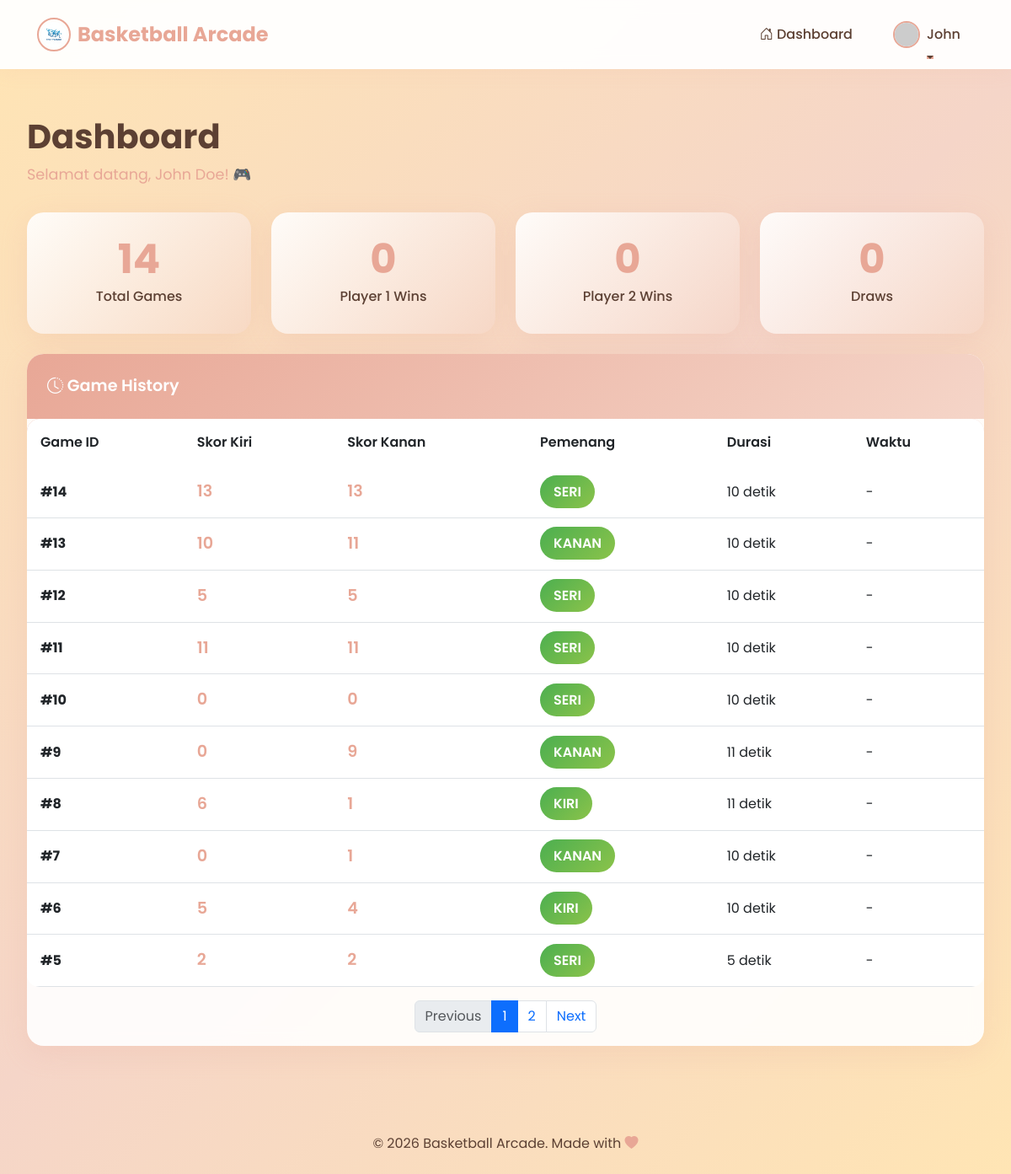
The page /user/dashboard.php (signed in) on the database its author committed.
### tables this page shows
CREATE TABLE `users` (
  `id` int NOT NULL,
  `username` varchar(50) NOT NULL,
  `password` varchar(255) NOT NULL,
  `full_name` varchar(100) NOT NULL,
  `role` enum('admin','user') DEFAULT 'user',
  `created_at` timestamp NOT NULL DEFAULT CURRENT_TIMESTAMP,
  `foto_profil` varchar(255) DEFAULT NULL
);

CREATE TABLE `match_data` (
  `id` int NOT NULL,
  `skor_kiri` int DEFAULT '0',
  `skor_kanan` int DEFAULT '0',
  `durasi` int DEFAULT '0',
  `pemenang` varchar(50) DEFAULT NULL,
  `created_at` timestamp NULL DEFAULT CURRENT_TIMESTAMP
);

### user/dashboard.php (the view, shortened to what this page needs)
<?php
require_once '../config/koneksi.php';
$query = "SELECT COUNT(*) as total FROM match_data";
$result = $conn->query($query);
$total_games = $result->fetch_assoc()['total'];
$query = "SELECT pemenang, COUNT(*) as total FROM match_data GROUP BY pemenang";
$result = $conn->query($query);
$wins = [];
while($row = $result->fetch_assoc()) {
    $wins[$row['pemenang']] = $row['total'];
}
$player1_wins = isset($wins['Player 1']) ? $wins['Player 1'] : (isset($wins['Kiri']) ? $wins['Kiri'] : 0);
$player2_wins = isset($wins['Player 2']) ? $wins['Player 2'] : (isset($wins['Kanan']) ? $wins['Kanan'] : 0);
$total_draws = isset($wins['Draw']) ? $wins['Draw'] : (isset($wins['Seri']) ? $wins['Seri'] : 0);
$page = isset($_GET['page']) ? (int)$_GET['page'] : 1;
$limit = 10;
$offset = ($page - 1) * $limit;
$query = "SELECT COUNT(*) as total FROM match_data";
$result = $conn->query($query);
$total_records = $result->fetch_assoc()['total'];
$total_pages = ceil($total_records / $limit);
$query = "SELECT * FROM match_data ORDER BY id DESC LIMIT ? OFFSET ?";
$stmt = $conn->prepare($query);
$stmt->bind_param("ii", $limit, $offset);
$stmt->execute();
$result = $stmt->get_result();
$games = $result->fetch_all(MYSQLI_ASSOC);
include '../includes/header.php';
include '../includes/navbar.php';
?>
<div class="container-custom mt-4">
    <div class="mb-4">
        <h1 class="page-title">Dashboard</h1>
        <p class="page-subtitle">Selamat datang, <?php echo $_SESSION['full_name']; ?>! 🎮</p>
    </div>
    <div class="row g-4 mb-4">
        <div class="col-lg-3 col-md-6">
            <div class="stats-card">
                <div class="stats-number"><?php echo $total_games; ?></div>
                <div class="stats-label">Total Games</div>
            </div>
        </div>
        <div class="col-lg-3 col-md-6">
            <div class="stats-card">
                <div class="stats-number"><?php echo $player1_wins; ?></div>
                <div class="stats-label">Player 1 Wins</div>
            </div>
        </div>
        <div class="col-lg-3 col-md-6">
            <div class="stats-card">
                <div class="stats-number"><?php echo $player2_wins; ?></div>
                <div class="stats-label">Player 2 Wins</div>
            </div>
        </div>
        <div class="col-lg-3 col-md-6">
            <div class="stats-card">
                <div class="stats-number"><?php echo $total_draws; ?></div>
                <div class="stats-label">Draws</div>
            </div>
        </div>
    </div>
    <div class="card card-custom">
        <div class="card-header-custom">
            <i class="bi bi-clock-history"></i> Game History
        </div>
        <div class="card-body p-0">
            <div class="table-responsive">
                <table class="table table-custom mb-0">
                    <thead>
                        <tr>
                            <th>Game ID</th>
                            <th>Skor Kiri</th>
                            <th>Skor Kanan</th>
                            <th>Pemenang</th>
                            <th>Durasi</th>
                            <th>Waktu</th>
                        </tr>
                    </thead>
                    <tbody>
                        <?php if(count($games) > 0): ?>
                            <?php foreach($games as $game): ?>
                            <tr>
                                <td><strong>#<?php echo $game['id']; ?></strong></td>
                                <td>
                                    <span style="font-size: 1.2rem; font-weight: 600; color: var(--primary-peach);">
                                        <?php echo $game['skor_kiri']; ?>
                                    </span>
                                </td>
                                <td>
                                    <span style="font-size: 1.2rem; font-weight: 600; color: var(--primary-peach);">
                                        <?php echo $game['skor_kanan']; ?>
                                    </span>
                                </td>
                                <td>
                                    <?php if($game['pemenang'] == 'Draw' || $game['pemenang'] == 'Seri'): ?>
                                        <span class="badge-draw">Seri</span>
                                    <?php else: ?>
                                        <span class="badge-winner"><?php echo $game['pemenang']; ?></span>
                                    <?php endif; ?>
                                </td>
                                <td><?php echo $game['durasi']; ?> detik</td>
                                <td>-</td>
                            </tr>
                            <?php endforeach; ?>
                        <?php endif; ?>
                    </tbody>
                </table>
            </div>
            <?php if($total_pages > 1): ?>
            <div class="p-3">
                <nav>
                    <ul class="pagination justify-content-center mb-0">
                        <li class="page-item <?php echo $page <= 1 ? 'disabled' : ''; ?>">
                            <a class="page-link" href="?page=<?php echo $page - 1; ?>">Previous</a>
                        </li>
                        <?php for($i = 1; $i <= $total_pages; $i++): ?>
                        <li class="page-item <?php echo $page == $i ? 'active' : ''; ?>">
                            <a class="page-link" href="?page=<?php echo $i; ?>"><?php echo $i; ?></a>
                        </li>
                        <?php endfor; ?>
                        <li class="page-item <?php echo $page >= $total_pages ? 'disabled' : ''; ?>">
                            <a class="page-link" href="?page=<?php echo $page + 1; ?>">Next</a>
                        </li>
                    </ul>
                </nav>
            </div>
            <?php endif; ?>
        </div>
    </div>
</div>
<?php include '../includes/footer.php'; ?>

### includes/navbar.php (shortened to what this page needs)
<?php
$current_page = basename($_SERVER['PHP_SELF']);
$current_dir = basename(dirname($_SERVER['PHP_SELF']));
$base_path = ($current_dir == 'admin' || $current_dir == 'user' || $current_dir == 'profil') ? '../' : '';
$admin_path = ($current_dir == 'admin') ? '' : $base_path . 'admin/';
$user_path = ($current_dir == 'user') ? '' : $base_path . 'user/';
$user_id_nav = $_SESSION['user_id'];
$query_nav = "SELECT foto_profil, full_name FROM users WHERE id = ?";
$stmt_nav = $conn->prepare($query_nav);
$stmt_nav->bind_param("i", $user_id_nav);
$stmt_nav->execute();
$res_nav = $stmt_nav->get_result()->fetch_assoc();
$nav_photo = !empty($res_nav['foto_profil']) ? $base_path . 'assets/foto_profil/' . $res_nav['foto_profil'] : 'https://ui-avatars.com/api/?name=' . urlencode($res_nav['full_name']) . '&background=E8A796&color=fff';
?>
<nav class="navbar navbar-expand-lg navbar-custom sticky-top">
    <div class="container-fluid">
        <a class="navbar-brand d-flex align-items-center gap-2" href="<?php echo $_SESSION['role'] == 'admin' ? $admin_path . 'dashboard.php' : $user_path . 'dashboard.php'; ?>">
            <img src="<?php echo $base_path; ?>assets/logo.png" alt="Logo" class="rounded-circle" style="width: 40px; height: 40px; object-fit: cover; border: 2px solid var(--primary-peach);">
            <span>Basketball Arcade</span>
        </a>
        <div class="collapse navbar-collapse" id="navbarNav">
            <ul class="navbar-nav ms-auto align-items-center">
                <?php if($_SESSION['role'] == 'admin'): ?>
                <li class="nav-item">
                    <a class="nav-link <?php echo $current_page == 'dashboard.php' && $current_dir == 'admin' ? 'active' : ''; ?>" href="<?php echo $admin_path; ?>dashboard.php">
                        <i class="bi bi-speedometer2"></i> Dashboard
                    </a>
                </li>
                <li class="nav-item">
                    <a class="nav-link <?php echo $current_page == 'riwayat.php' ? 'active' : ''; ?>" href="<?php echo $admin_path; ?>riwayat.php">
                        <i class="bi bi-controller"></i> Games
                    </a>
                </li>
                <li class="nav-item">
                    <a class="nav-link <?php echo $current_page == 'users.php' ? 'active' : ''; ?>" href="<?php echo $admin_path; ?>users.php">
                        <i class="bi bi-people"></i> Users
                    </a>
                </li>
                <li class="nav-item">
                    <a class="nav-link <?php echo $current_page == 'pengaturan.php' ? 'active' : ''; ?>" href="<?php echo $admin_path; ?>pengaturan.php">
                        <i class="bi bi-gear"></i> Pengaturan
                    </a>
                </li>
                <?php else: ?>
                <li class="nav-item">
                    <a class="nav-link <?php echo $current_page == 'dashboard.php' && $current_dir == 'user' ? 'active' : ''; ?>" href="<?php echo $user_path; ?>dashboard.php">
                        <i class="bi bi-house-door"></i> Dashboard
                    </a>
                </li>
                <?php endif; ?>
                <li class="nav-item dropdown ms-lg-3">
                    <a class="nav-link dropdown-toggle d-flex align-items-center gap-2" href="#" role="button" data-bs-toggle="dropdown">
                        <img src="<?php echo $nav_photo; ?>" alt="Avatar" class="rounded-circle" style="width: 32px; height: 32px; object-fit: cover; border: 2px solid var(--primary-peach);">
                        <span><?php echo explode(' ', $res_nav['full_name'])[0]; ?></span>
                    </a>
                </li>
            </ul>
        </div>
    </div>
</nav>

### assets/css/style.css (style rules this page uses)
:root { --primary-peach: #E8A796; --secondary-peach: #F5D5C8; --cream: #FFF8F0; --warm-yellow: #FFE5B4; --text-dark: #5C4033; --white: #FFFFFF; }
* { margin: 0; padding: 0; box-sizing: border-box; }
body { font-family: 'Poppins', 'Segoe UI', sans-serif; background: linear-gradient(135deg, #FFE5B4 0%, #F5D5C8 50%, #FFE5B4 100%); min-height: 100vh; color: var(--text-dark); }
.navbar-custom { background: rgba(255, 255, 255, 0.95) !important; backdrop-filter: blur(10px); box-shadow: 0 4px 20px rgba(232, 167, 150, 0.1); padding: 1rem 2rem; }
.navbar-brand { font-weight: 700; font-size: 1.5rem; color: var(--primary-peach) !important; display: flex; align-items: center; gap: 0.5rem; }
.nav-link { color: var(--text-dark) !important; font-weight: 500; margin: 0 0.5rem; transition: all 0.3s ease; position: relative; }
.nav-link::after { content: ''; position: absolute; width: 0; height: 2px; bottom: -5px; left: 50%; background-color: var(--primary-peach); transition: all 0.3s ease; transform: translateX(-50%); }
.card-custom { background: rgba(255, 255, 255, 0.9); backdrop-filter: blur(10px); border-radius: 20px; border: none; box-shadow: 0 8px 32px rgba(232, 167, 150, 0.2); transition: all 0.3s ease; overflow: hidden; }
.card-header-custom { background: linear-gradient(135deg, var(--primary-peach), var(--secondary-peach)); color: white; padding: 1.5rem; border: none; font-weight: 600; font-size: 1.2rem; }
.stats-card { background: linear-gradient(135deg, rgba(255, 255, 255, 0.9), rgba(245, 213, 200, 0.5)); border-radius: 20px; padding: 2rem; text-align: center; border: none; box-shadow: 0 8px 32px rgba(232, 167, 150, 0.2); transition: all 0.3s ease; }
.stats-number { font-size: 3rem; font-weight: 700; color: var(--primary-peach); line-height: 1; margin-bottom: 0.5rem; }
.stats-label { font-size: 1rem; color: var(--text-dark); font-weight: 500; }
.table-custom { background: white; border-radius: 15px; overflow: hidden; }
.table-custom thead { background: linear-gradient(135deg, var(--primary-peach), var(--secondary-peach)); color: white; }
.table-custom thead th { border: none; padding: 1rem; font-weight: 600; }
.table-custom tbody tr { transition: all 0.3s ease; }
.table-custom tbody td { padding: 1rem; vertical-align: middle; }
.badge-winner { background: linear-gradient(135deg, #4CAF50, #8BC34A); color: white; padding: 0.5rem 1rem; border-radius: 50px; font-weight: 600; }
.container-custom { padding: 2rem; max-width: 1400px; margin: 0 auto; }
.page-title { color: var(--text-dark); font-weight: 700; font-size: 2.5rem; margin-bottom: 0.5rem; }
.page-subtitle { color: var(--primary-peach); font-size: 1.1rem; margin-bottom: 2rem; }

### rows shown on the page
users: full_name "John"
match_data: id "14", skor_kiri "13", skor_kanan "13", pemenang "SERI", durasi "10"
match_data: id "13", skor_kiri "10", skor_kanan "11", pemenang "KANAN", durasi "10"
match_data: id "12", skor_kiri "5", skor_kanan "5", pemenang "SERI", durasi "10"
match_data: id "11", skor_kiri "11", skor_kanan "11", pemenang "SERI", durasi "10"
match_data: id "10", skor_kiri "0", skor_kanan "0", pemenang "SERI", durasi "10"
match_data: id "9", skor_kiri "0", skor_kanan "9", pemenang "KANAN", durasi "11"
match_data: id "8", skor_kiri "6", skor_kanan "1", pemenang "KIRI", durasi "11"
match_data: id "7", skor_kiri "0", skor_kanan "1", pemenang "KANAN", durasi "10"
match_data: id "6", skor_kiri "5", skor_kanan "4", pemenang "KIRI", durasi "10"
match_data: id "5", skor_kiri "2", skor_kanan "2", pemenang "SERI", durasi "5"

### other values the page prints
$_SESSION['full_name'] "John Doe"
$total_games "14"
$player1_wins "0"
$player2_wins "0"
$total_draws "0"
